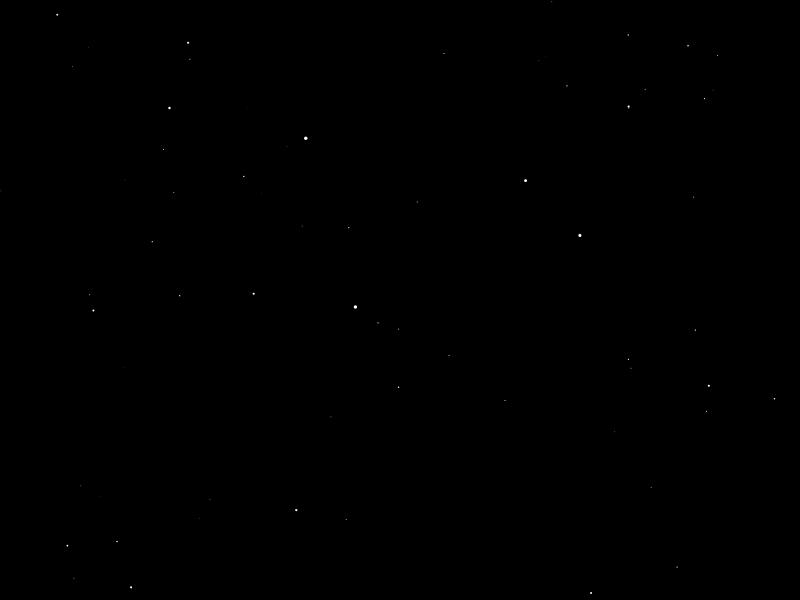
Frame 1 (no input)
Frame 60 (no input): identical to frame 1, image omitted
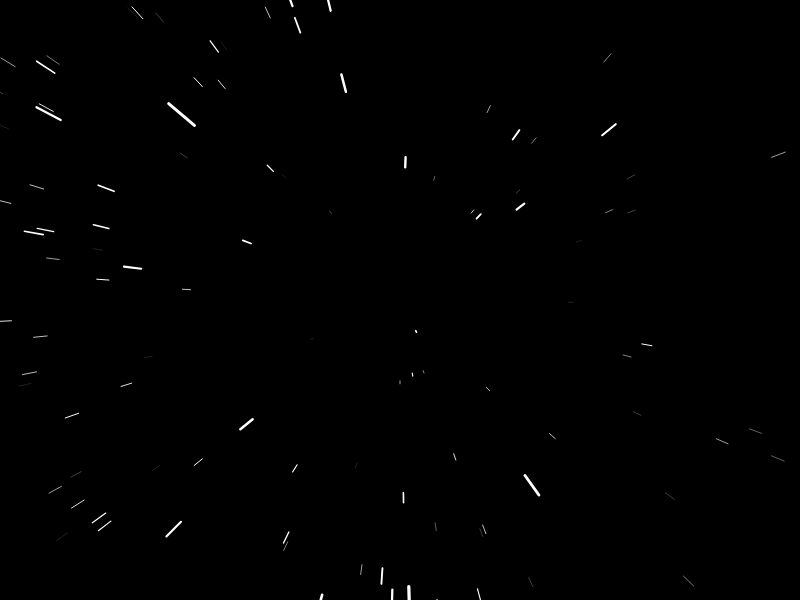
Frame 120 (the mouse pressed at the canvas centre since frame 60)

The p5.js sketch that drew these frames (run headless with seeded random() and noise() and a simulated clock; from frame 60 on, the mouse is pressed at the canvas centre):

// p5.js sketch
// ── sketch.js
let stars = [];

let speed;

function setup() {
  createCanvas(800, 600);
  for (var i = 0; i < 800; i++) {
    stars[i] = new Star();
  }
}

function draw() {
  speed = map(mouseX, 0, width, 0, 50);
  background(0);
  translate(width / 2, height / 2);
  for (let i = 0; i < stars.length; i++) {
    stars[i].update();
    stars[i].show();
  }
}

// ── star.js
// Starfield
// The Coding Train / Daniel Shiffman
// https://thecodingtrain.com/challenges/1-starfield
// https://youtu.be/17WoOqgXsRM

class Star {

  constructor() {
    this.x = random(-width, width);
    this.y = random(-height, height);
    this.z = random(width);
    this.pz = this.z;
  }

  update() {
    this.z = this.z - speed;
    if (this.z < 1) {
      this.z = width;
      this.x = random(-width, width);
      this.y = random(-height, height);
      this.pz = this.z;
    }
  }

  show() {
    fill(255);
    noStroke();

    let sx = map(this.x / this.z, 0, 1, 0, width);
    let sy = map(this.y / this.z, 0, 1, 0, height);

    let r = map(this.z, 0, width, 4, 0);
    //ellipse(sx, sy, r, r);

    let px = map(this.x / this.pz, 0, 1, 0, width);
    let py = map(this.y / this.pz, 0, 1, 0, height);

    this.pz = this.z;

    stroke(255);
    strokeWeight(r);
    line(px, py, sx, sy);

  }
}
